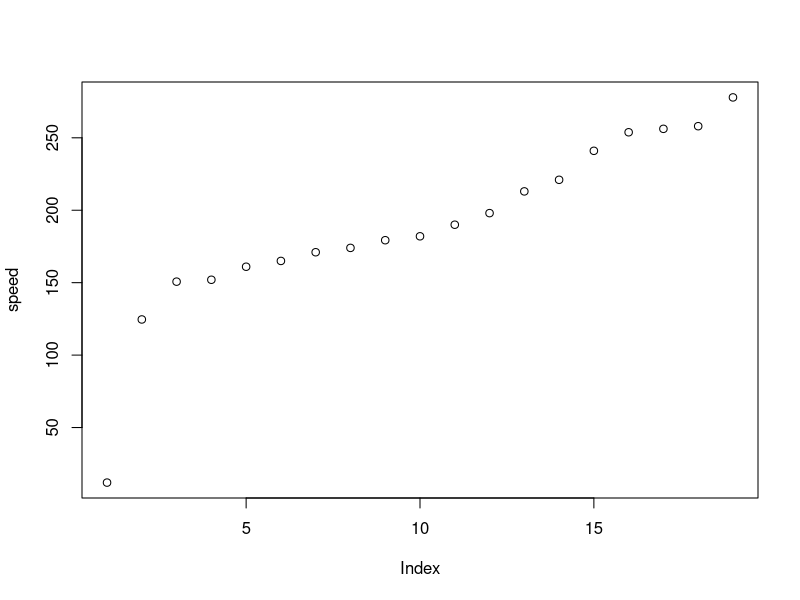
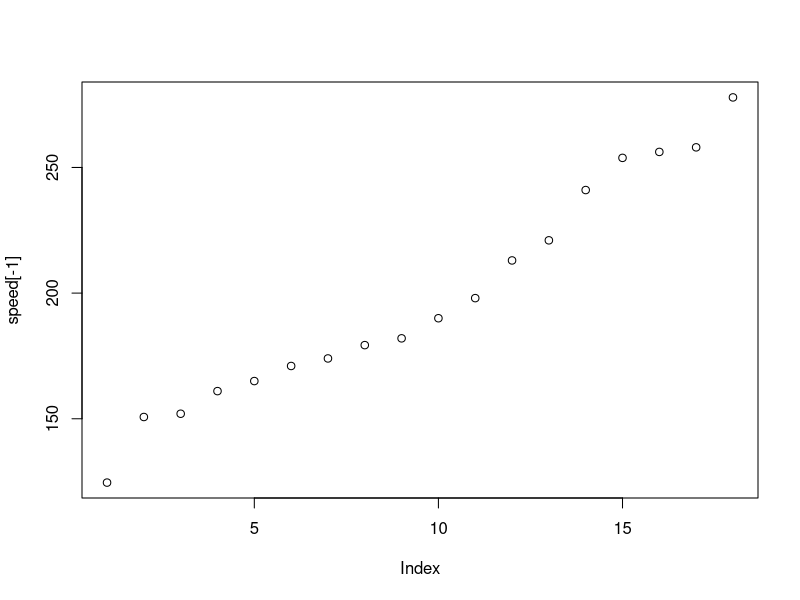
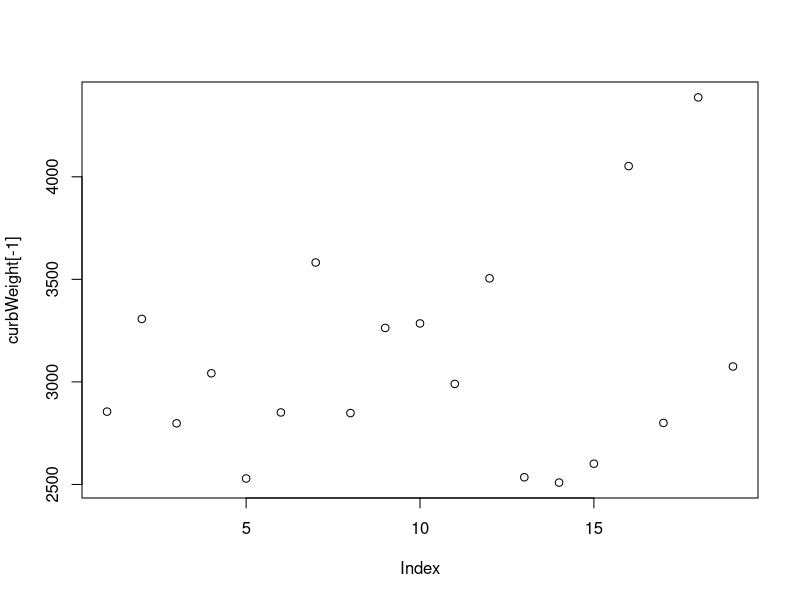
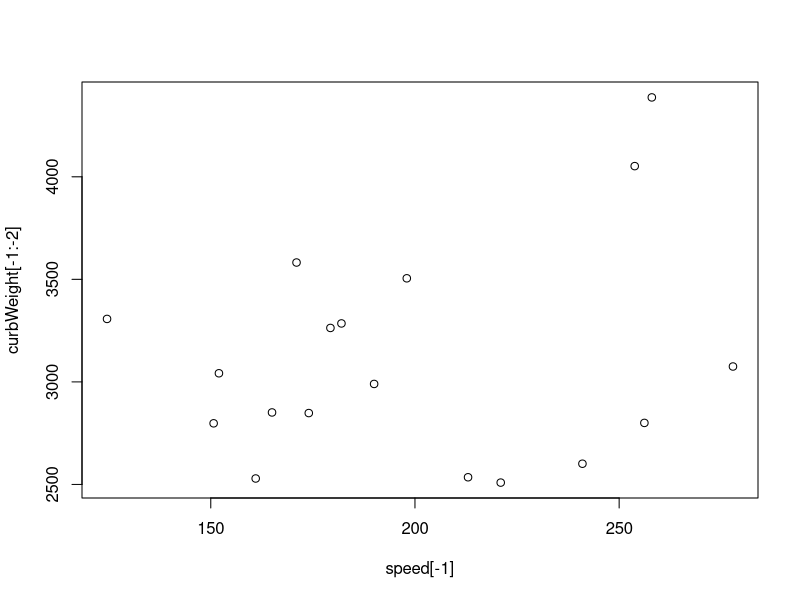
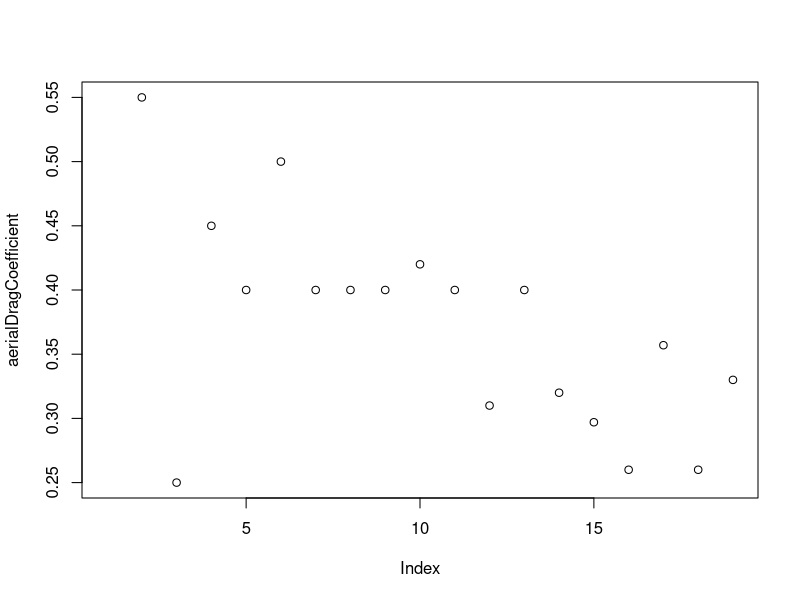
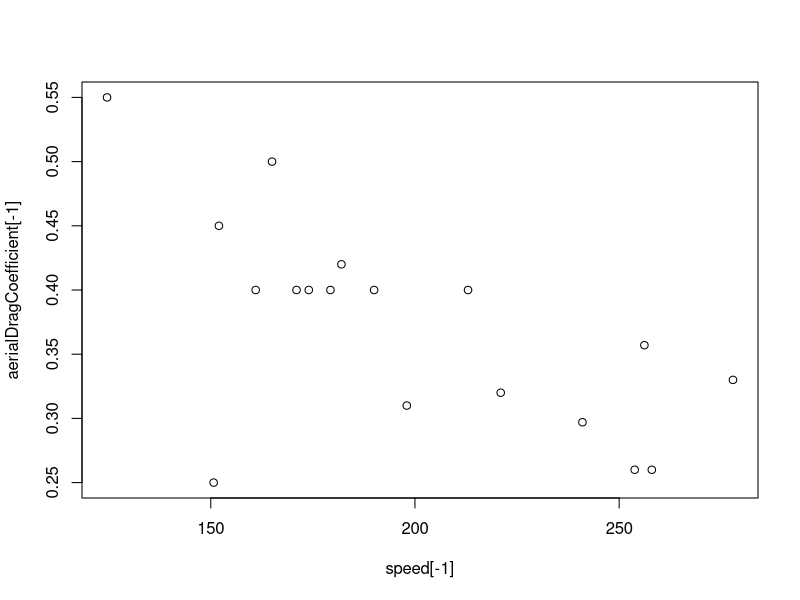
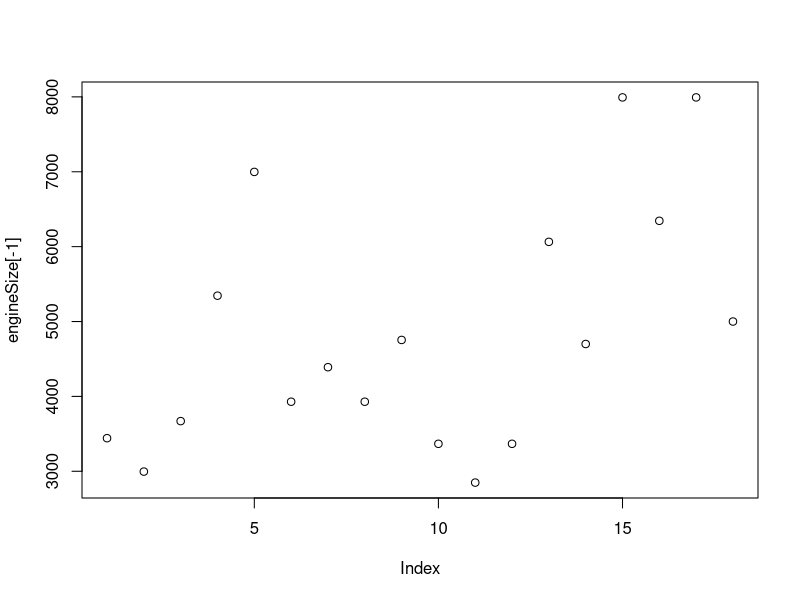
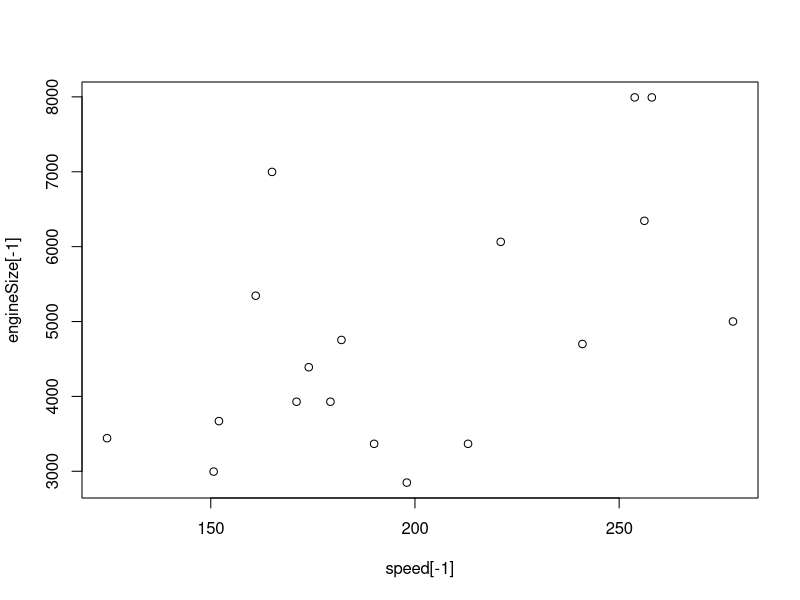

Reproduce these figures in R, in order.
## ---- chunk 1
years <- c(1894, 1949, 1955, 1959, 1963, 1965, 1967, 1968, 1969, 1982, 1983, 1986, 1987, 1993, 2004, 2005, 2007, 2010, 2017)


makeModel <- c("Benz Velo", "Jaguar XK120", "Mercedes-Benz 300SL", "Aston Martin DB4 GT", "Iso Grifo GL 365", "AC Cobra Mk III 427", "Lamborghini Miura P400", "Ferrari 365 GTB/4 Daytona", "Lamborghini Miura P400S", "Lamborghini Countach LP500 S", "Ruf BTR", "Porsche 959", "Ruf CTR", "McLaren F1", "Koenigsegg CCR", "Bugatti Veyron EB 16.4", "SSC Ultimate Aero TT", "Bugatti Veyron 16.4 Super Sport", "Koenigsegg Agera RS")

table(years, makeModel)

## ---- chunk 2
speed <- c(12, 124.6, 150.7, 152, 161, 165, 171, 174, 179.3, 182, 190, 198, 213, 221, 241.009, 253.81, 256.18, 258, 277.87)
plot(speed)
## ---- chunk 3
plot(speed[-1])
## ---- chunk 4
curbWeight <- c(NA, 2855, 3307, 2798, 3042, 2529, 2851, 3582, 2848, 3263, 3285, 2990, 3505, 2535, 2509, 2601, 4052, 2800, 4387, 3075)

sd(curbWeight[-1])
range(curbWeight[-1])

plot(curbWeight[-1])
plot(speed[-1], curbWeight[-1:-2])
## ---- chunk 5
speedCurbWeightCorrelation <- cor(speed[-1], curbWeight[-1:-2])
speedCurbWeightCorrelation
## ---- chunk 6
aerialDragCoefficient <- c(NA, 0.55, 0.25, 0.45, 0.40, 0.5, 0.4, 0.4, 0.4, 0.42, 0.4, 0.31, 0.4, 0.32, 0.297, 0.26, 0.357, 0.26, 0.33)
plot(aerialDragCoefficient)
plot(speed[-1], aerialDragCoefficient[-1])
## ---- chunk 7
speedAerialDragCoefficient <- cor(speed[-1], aerialDragCoefficient[-1])
speedAerialDragCoefficient
## ---- chunk 8
engineSize <- c(1045, 3442, 2996, 3670, 5345, 6998, 3929, 4390, 3929, 4754, 3367, 2849, 3367, 6064, 4700, 7993, 6345, 7993, 5000)
plot(engineSize[-1])
plot(speed[-1], engineSize[-1])
## ---- chunk 9
speedEngineSizeCorrelation <- cor(speed[-1], engineSize[-1])
speedEngineSizeCorrelation
## ---- chunk 10
numberOfCylinders <- c(1, 6, 6, 6, 8, 8, 12, 12, 12, 12, 6, 6, 6, 12, 8, 16, 8, 16, 8)
plot(numberOfCylinders[-1])
plot(speed[-1], numberOfCylinders[-1])
## ---- chunk 11
speedNumberOfCylindersCorrelation <- cor(speed[-1], numberOfCylinders[-1])
speedNumberOfCylindersCorrelation
## ---- chunk 12
turboChargers <- c(0, 0, 0, 0, 0, 0, 0, 0, 0, 0, 1, 2, 2, 0, 2, 4, 0, 4, 2)
plot(turboChargers[-1])
plot(speed[-1], turboChargers[-1])
## ---- chunk 13
speedTurboChargersCorrelation <- cor(speed[-1], turboChargers[-1])
speedTurboChargersCorrelation
## ---- chunk 14
brakeHorsepower <- c(1.5, 160, 212, 302, 360, 485, 350, 352, 370, 375, 369, 444, 463, 618, 806, 987, 1183, 1183, 1341)
plot(brakeHorsepower[-1])
plot(speed[-1], brakeHorsepower[-1])
speedBrakeHorsepowerCorrelation <- cor(speed[-1], brakeHorsepower[-1])
speedBrakeHorsepowerCorrelation
## ---- chunk 15
torque <- c(NA, 193, 217, 240, 360, 480, 295, 318, 295, 308, 350, 369, 408, 479, 679, 922, 634, 1106, 944)
plot(torque[-1])
plot(speed[-1], torque[-1])
speedTorqueCorrelation <- cor(speed[-1], torque[-1])
speedTorqueCorrelation
## ---- chunk 16
transmission <- c("auto", "auto", "auto", "auto", "manual", "manual", "manual", "manual", "manual", "manual", "manual", "manual", "manual", "manual", "manual", "dct", "auto", "dct", "dct")
table(makeModel[-1], transmission[-1])
## ---- chunk 17
plot(speed[-1], years[-1])
speedYearCorrelation <- cor(speed[-1], years[-1])
speedYearCorrelation
